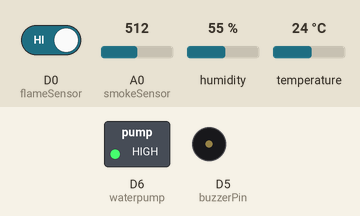
Recording of a sketch running on a simulated ESP8266 (NodeMCU). Parts: switched loads named in the sketch (green lamp = pin HIGH), buzzer (waves = sounding, pin HIGH). Inputs (shaded band) come from the test bench; at power-on: D0 (flameSensor) HIGH, A0 (smokeSensor) = 512, humidity 55 %, temperature 24 °C. WiFi joins after 1.5 s; servers stay silent unless stated.

Above: at 3.0 s.
3.1 s: D0 (flameSensor) driven LOW
At 3.9 s:
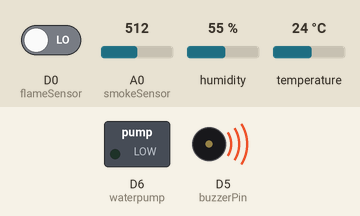
9.3 s: D0 (flameSensor) driven HIGH
At 9.8 s:
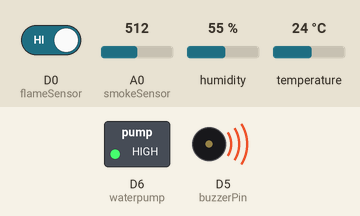
14.6 s: A0 (smokeSensor) set to 485
At 15.1 s:
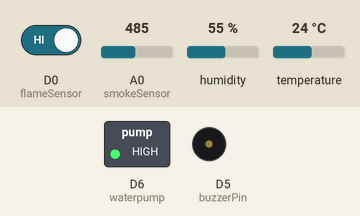
16.7 s: A0 (smokeSensor) set to 510
At 17.2 s:
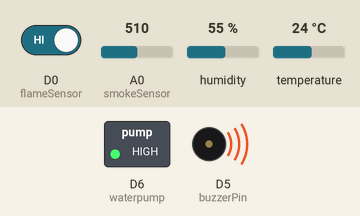
Timing chart, 0 to 23.2 s (numbered marks = the images above; inputs shaded):
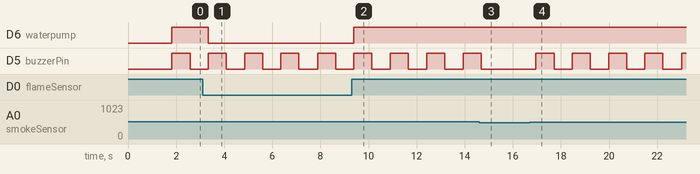

The sketch:

PemadamKebakaranOtomatis.ino
```cpp
#define BLYNK_TEMPLATE_ID "TMPL62mVNYmC6"
#define BLYNK_TEMPLATE_NAME "Final Project"
#define BLYNK_AUTH_TOKEN "EL0-lFcxLeQVqUPqoHuQaTHNveDozTGG"
#define BLYNK_PRINT Serial

#include <BlynkSimpleEsp8266.h>
#include <DHT.h>
#include <ESP8266WiFi.h>

int smokeSensor = A0;

int flameSensor = D0;

#define waterpump D6
#define buzzerPin D5

#define DHTPIN D2
#define DHTTYPE DHT11
DHT dht(DHTPIN, DHTTYPE);

char auth[] = BLYNK_AUTH_TOKEN;
char ssid[] = "ARMA laptop";
char pass[] = "1234567890";

void setup() {
   Serial.begin(9600);
   Blynk.begin(auth, ssid, pass, "blynk.cloud", 80);
   dht.begin();
   pinMode(flameSensor, INPUT);
   pinMode(smokeSensor, INPUT);
   pinMode(waterpump, OUTPUT);
   pinMode(buzzerPin, OUTPUT);
   digitalWrite(buzzerPin, LOW);
   digitalWrite(waterpump, LOW);  // HIGH = OFF
}

void loop() {
   //=====DHT========
   float tempValue = dht.readTemperature();
   Blynk.virtualWrite(V0, tempValue);
   //=====MQ2========
   int gasValue = analogRead(smokeSensor);
   Blynk.virtualWrite(V1, gasValue);
   //=====FLAME========
   int flameValue = digitalRead(flameSensor);

   //=====CONDITION LOGIC: DANGER1========
   if ((tempValue >= 40 || gasValue >= 500) && flameValue == 0) {
      Blynk.virtualWrite(V4, "DANGER!");
      Blynk.virtualWrite(V2, "True");
      digitalWrite(waterpump, LOW);
      digitalWrite(buzzerPin, HIGH);
      delay(750);
      digitalWrite(buzzerPin, LOW);
      Blynk.virtualWrite(V4, "FIRE DETECTED!");
   }
   //=====CONDITION LOGIC: DANGER2========
   else if (flameValue == 0) {
      Blynk.virtualWrite(V4, "DANGER!");
      Blynk.virtualWrite(V2, "True");
      digitalWrite(waterpump, LOW);
      digitalWrite(buzzerPin, HIGH);
      delay(750);
      digitalWrite(buzzerPin, LOW);
      Blynk.virtualWrite(V4, "FIRE DETECTED!");
   }
   //=====CONDITION LOGIC: WARNING1========
   else if (gasValue >= 500) {
      Blynk.virtualWrite(V4, "WARNING!");
      Blynk.virtualWrite(V2, "False");
      digitalWrite(waterpump, HIGH);
      digitalWrite(buzzerPin, HIGH);
      delay(750);
      digitalWrite(buzzerPin, LOW);
      Blynk.virtualWrite(V4, "GAS LEAK DETECTED!");

   }
   //=====CONDITION LOGIC: WARNING2========
   else if (tempValue >= 40) {
      Blynk.virtualWrite(V4, "WARNING!");
      Blynk.virtualWrite(V2, "False");
      digitalWrite(waterpump, HIGH);
      digitalWrite(buzzerPin, HIGH);
      delay(750);
      digitalWrite(buzzerPin, LOW);
      Blynk.virtualWrite(V4, "HIGH TEMPERATURE DETECTED!");
   }
   //=====CONDITION LOGIC: SAFE========
   else {
      Blynk.virtualWrite(V4, "Safe");
      Blynk.virtualWrite(V2, "False");
      digitalWrite(waterpump, HIGH);
      digitalWrite(buzzerPin, LOW);
      delay(750);
   }
   delay(750);
   Blynk.run();
}
```

Measured:
- the behaviour switches between 500 and 499 on A0 (smokeSensor) (found by bisection; images 2 and 3)
- after the input at 3.1 s, D6 (waterpump): HIGH → LOW after 0.23 s
- after the input at 9.3 s, D6 (waterpump): LOW → HIGH after 0.08 s
- after the input at 14.6 s, D5 (buzzerPin): goes on until 14.7 s, then stays LOW
- after the input at 16.7 s, D5 (buzzerPin): alternates HIGH for 0.75 s and LOW for 0.76 s, starting after 0.26 s
- by itself, D5 (buzzerPin): alternates HIGH for 0.75 s and LOW for 0.78 s
